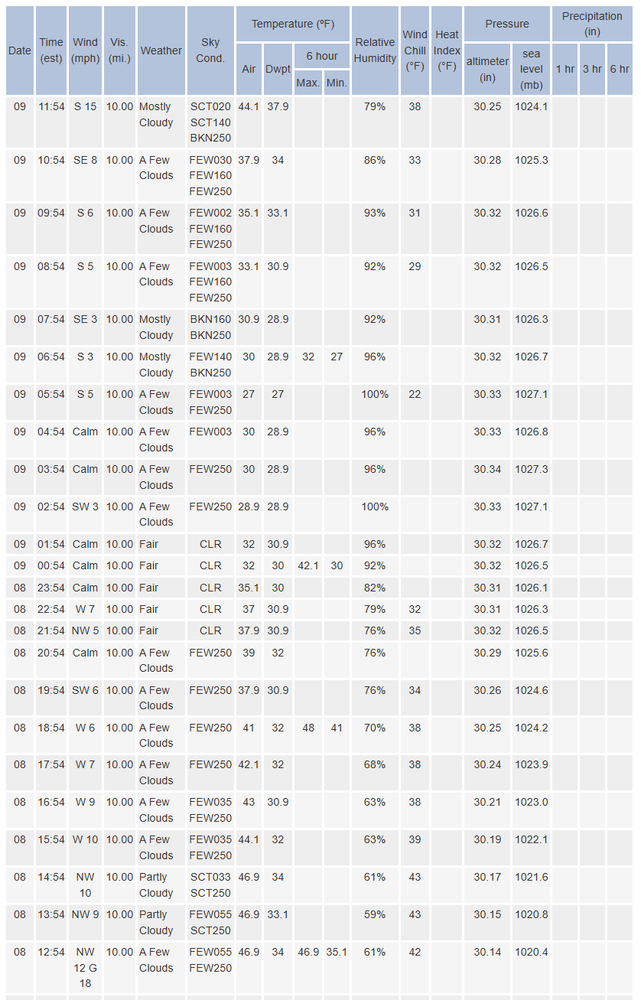
#> input picture data/1-08/1-08weather.png, 641 x 1000 px, shrunk from 838 x 1307 before the run
$ python imageScraping.py
#> lines starting #> are read from the running program, lines starting #| are printed output that depends on the picture
import pytesseract
import pandas as pd
import cv2
import re
from PIL import Image

# ---- CONFIG ----
IMAGE_PATH = "data/1-08/1-08weather.png"
OUTPUT_CSV = "weather_data.csv"

# If Tesseract is NOT in PATH (Windows example):
pytesseract.pytesseract.tesseract_cmd = r"C:\Program Files\Tesseract-OCR\tesseract.exe"

# ---- LOAD & PREPROCESS IMAGE ----
img = cv2.imread(IMAGE_PATH)
#> img is the input picture: shape (1000, 641, 3); mean B, G, R 235.6, 233.7, 232.5
gray = cv2.cvtColor(img, cv2.COLOR_BGR2GRAY)
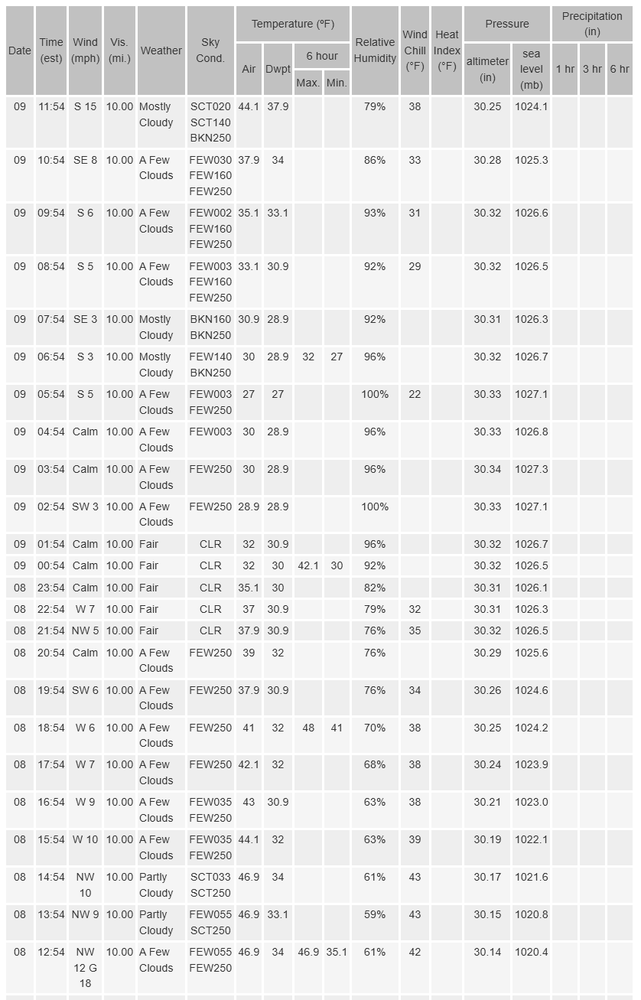
#> gray: shape (1000, 641); min 31, max 255, mean 233.5

# Improve OCR accuracy
gray = cv2.threshold(gray, 150, 255, cv2.THRESH_BINARY)[1]
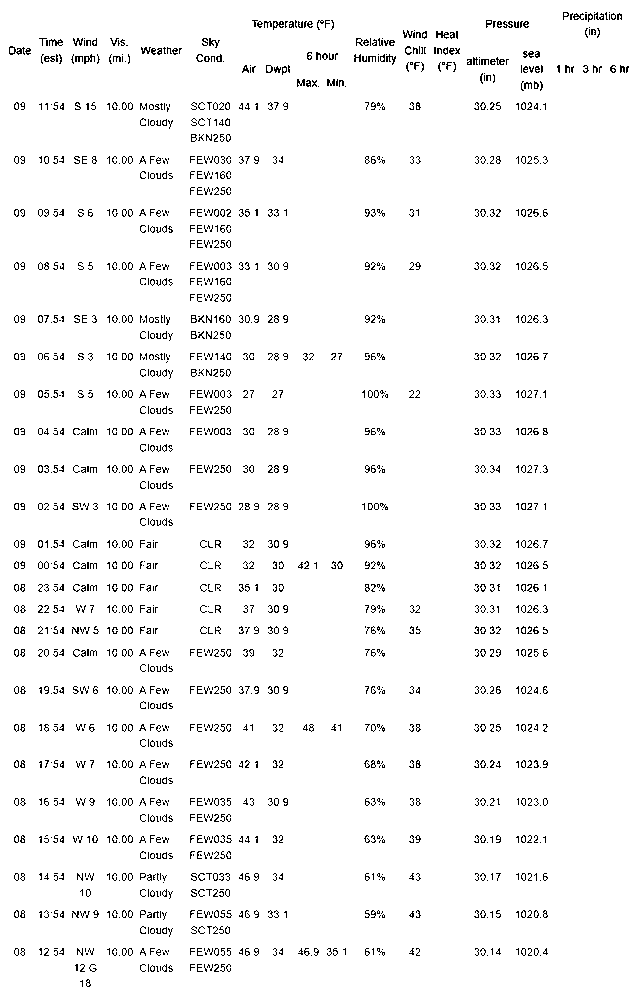
#> gray: shape (1000, 641); 96.3% white; black in thin lines or dots
gray = cv2.medianBlur(gray, 3)
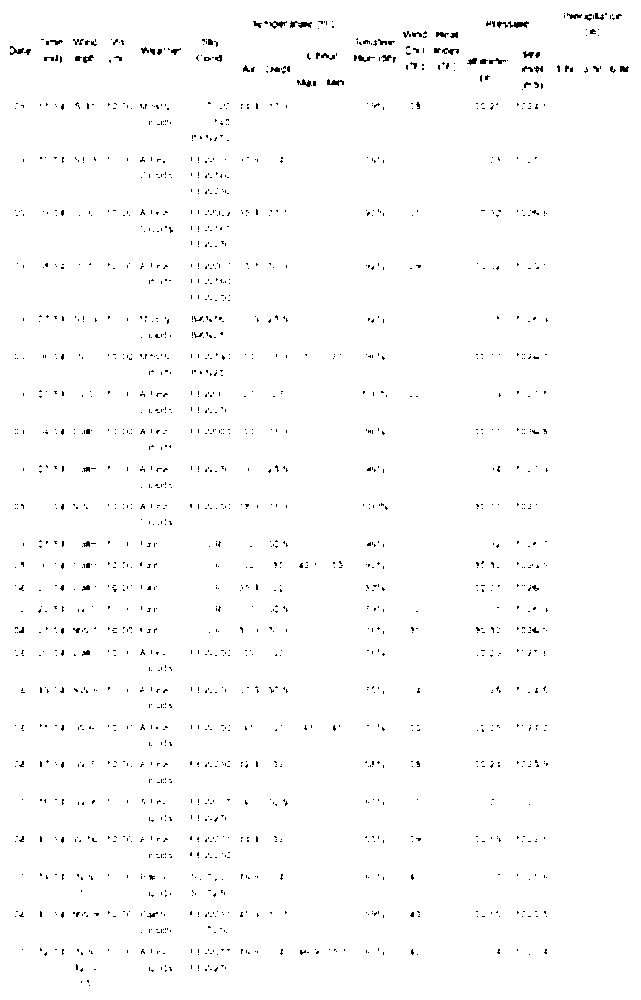
#> gray: shape (1000, 641); 98.7% white; black in thin lines or dots

# ---- OCR ----
#> (the run stopped early here; a loop or call above may not have finished)
